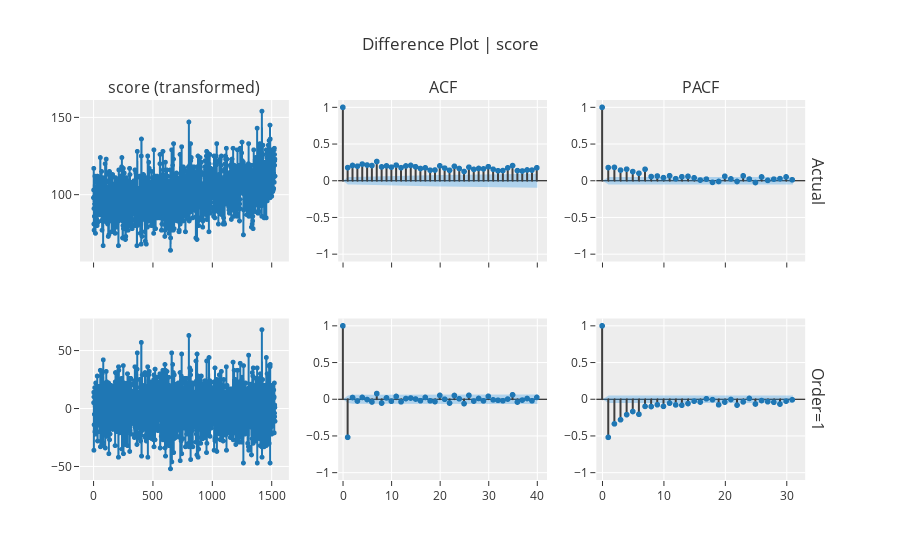

Notebook cell for this chart:
### Code cell
exp.plot_model(plot="diff", data_kwargs={"order_list": [1], "acf": True, "pacf": True})

### Figure 1 — Plotly figure (JSON) as saved in the notebook; plotly's stock layout.template omitted (floating-point values rounded to 4 significant figures; data arrays with more than 128 entries replaced by an {"elided": "..."} marker saying what was removed)
{"data": [{"line": {"color": "rgb(31, 119, 180)", "width": 2}, "marker": {"color": "rgb(31, 119, 180)", "size": 5}, "mode": "lines+markers", "name": "Actual", "showlegend": false, "type": "scattergl", "x": {"elided": "1531 int values"}, "xaxis": "x", "y": {"elided": "1531 int values"}, "yaxis": "y"}, {"line": {"color": "#3f3f3f"}, "mode": "lines", "name": "Actual", "showlegend": false, "type": "scattergl", "x": [0, 0], "xaxis": "x2", "y": [0, 1], "yaxis": "y2"}, {"line": {"color": "#3f3f3f"}, "mode": "lines", "name": "Actual", "showlegend": false, "type": "scattergl", "x": [1, 1], "xaxis": "x2", "y": [0, 0.179], "yaxis": "y2"}, {"line": {"color": "#3f3f3f"}, "mode": "lines", "name": "Actual", "showlegend": false, "type": "scattergl", "x": [2, 2], "xaxis": "x2", "y": [0, 0.208], "yaxis": "y2"}, {"line": {"color": "#3f3f3f"}, "mode": "lines", "name": "Actual", "showlegend": false, "type": "scattergl", "x": [3, 3], "xaxis": "x2", "y": [0, 0.1981], "yaxis": "y2"}, {"line": {"color": "#3f3f3f"}, "mode": "lines", "name": "Actual", "showlegend": false, "type": "scattergl", "x": [4, 4], "xaxis": "x2", "y": [0, 0.2271], "yaxis": "y2"}, {"line": {"color": "#3f3f3f"}, "mode": "lines", "name": "Actual", "showlegend": false, "type": "scattergl", "x": [5, 5], "xaxis": "x2", "y": [0, 0.2142], "yaxis": "y2"}, {"line": {"color": "#3f3f3f"}, "mode": "lines", "name": "Actual", "showlegend": false, "type": "scattergl", "x": [6, 6], "xaxis": "x2", "y": [0, 0.207], "yaxis": "y2"}, {"line": {"color": "#3f3f3f"}, "mode": "lines", "name": "Actual", "showlegend": false, "type": "scattergl", "x": [7, 7], "xaxis": "x2", "y": [0, 0.2621], "yaxis": "y2"}, {"line": {"color": "#3f3f3f"}, "mode": "lines", "name": "Actual", "showlegend": false, "type": "scattergl", "x": [8, 8], "xaxis": "x2", "y": [0, 0.1888], "yaxis": "y2"}, {"line": {"color": "#3f3f3f"}, "mode": "lines", "name": "Actual", "showlegend": false, "type": "scattergl", "x": [9, 9], "xaxis": "x2", "y": [0, 0.2021], "yaxis": "y2"}, {"line": {"color": "#3f3f3f"}, "mode": "lines", "name": "Actual", "showlegend": false, "type": "scattergl", "x": [10, 10], "xaxis": "x2", "y": [0, 0.185], "yaxis": "y2"}, {"line": {"color": "#3f3f3f"}, "mode": "lines", "name": "Actual", "showlegend": false, "type": "scattergl", "x": [11, 11], "xaxis": "x2", "y": [0, 0.2126], "yaxis": "y2"}, {"line": {"color": "#3f3f3f"}, "mode": "lines", "name": "Actual", "showlegend": false, "type": "scattergl", "x": [12, 12], "xaxis": "x2", "y": [0, 0.1781], "yaxis": "y2"}, {"line": {"color": "#3f3f3f"}, "mode": "lines", "name": "Actual", "showlegend": false, "type": "scattergl", "x": [13, 13], "xaxis": "x2", "y": [0, 0.2014], "yaxis": "y2"}, {"line": {"color": "#3f3f3f"}, "mode": "lines", "name": "Actual", "showlegend": false, "type": "scattergl", "x": [14, 14], "xaxis": "x2", "y": [0, 0.209], "yaxis": "y2"}, {"line": {"color": "#3f3f3f"}, "mode": "lines", "name": "Actual", "showlegend": false, "type": "scattergl", "x": [15, 15], "xaxis": "x2", "y": [0, 0.1902], "yaxis": "y2"}, {"line": {"color": "#3f3f3f"}, "mode": "lines", "name": "Actual", "showlegend": false, "type": "scattergl", "x": [16, 16], "xaxis": "x2", "y": [0, 0.1668], "yaxis": "y2"}, {"line": {"color": "#3f3f3f"}, "mode": "lines", "name": "Actual", "showlegend": false, "type": "scattergl", "x": [17, 17], "xaxis": "x2", "y": [0, 0.1758], "yaxis": "y2"}, {"line": {"color": "#3f3f3f"}, "mode": "lines", "name": "Actual", "showlegend": false, "type": "scattergl", "x": [18, 18], "xaxis": "x2", "y": [0, 0.1434], "yaxis": "y2"}, {"line": {"color": "#3f3f3f"}, "mode": "lines", "name": "Actual", "showlegend": false, "type": "scattergl", "x": [19, 19], "xaxis": "x2", "y": [0, 0.146], "yaxis": "y2"}, {"line": {"color": "#3f3f3f"}, "mode": "lines", "name": "Actual", "showlegend": false, "type": "scattergl", "x": [20, 20], "xaxis": "x2", "y": [0, 0.2026], "yaxis": "y2"}, {"line": {"color": "#3f3f3f"}, "mode": "lines", "name": "Actual", "showlegend": false, "type": "scattergl", "x": [21, 21], "xaxis": "x2", "y": [0, 0.1721], "yaxis": "y2"}, {"line": {"color": "#3f3f3f"}, "mode": "lines", "name": "Actual", "showlegend": false, "type": "scattergl", "x": [22, 22], "xaxis": "x2", "y": [0, 0.1419], "yaxis": "y2"}, {"line": {"color": "#3f3f3f"}, "mode": "lines", "name": "Actual", "showlegend": false, "type": "scattergl", "x": [23, 23], "xaxis": "x2", "y": [0, 0.1966], "yaxis": "y2"}, {"line": {"color": "#3f3f3f"}, "mode": "lines", "name": "Actual", "showlegend": false, "type": "scattergl", "x": [24, 24], "xaxis": "x2", "y": [0, 0.1667], "yaxis": "y2"}, {"line": {"color": "#3f3f3f"}, "mode": "lines", "name": "Actual", "showlegend": false, "type": "scattergl", "x": [25, 25], "xaxis": "x2", "y": [0, 0.126], "yaxis": "y2"}, {"line": {"color": "#3f3f3f"}, "mode": "lines", "name": "Actual", "showlegend": false, "type": "scattergl", "x": [26, 26], "xaxis": "x2", "y": [0, 0.1843], "yaxis": "y2"}, {"line": {"color": "#3f3f3f"}, "mode": "lines", "name": "Actual", "showlegend": false, "type": "scattergl", "x": [27, 27], "xaxis": "x2", "y": [0, 0.1549], "yaxis": "y2"}, {"line": {"color": "#3f3f3f"}, "mode": "lines", "name": "Actual", "showlegend": false, "type": "scattergl", "x": [28, 28], "xaxis": "x2", "y": [0, 0.1672], "yaxis": "y2"}, {"line": {"color": "#3f3f3f"}, "mode": "lines", "name": "Actual", "showlegend": false, "type": "scattergl", "x": [29, 29], "xaxis": "x2", "y": [0, 0.1612], "yaxis": "y2"}, {"line": {"color": "#3f3f3f"}, "mode": "lines", "name": "Actual", "showlegend": false, "type": "scattergl", "x": [30, 30], "xaxis": "x2", "y": [0, 0.1913], "yaxis": "y2"}, {"line": {"color": "#3f3f3f"}, "mode": "lines", "name": "Actual", "showlegend": false, "type": "scattergl", "x": [31, 31], "xaxis": "x2", "y": [0, 0.1565], "yaxis": "y2"}, {"line": {"color": "#3f3f3f"}, "mode": "lines", "name": "Actual", "showlegend": false, "type": "scattergl", "x": [32, 32], "xaxis": "x2", "y": [0, 0.1358], "yaxis": "y2"}, {"line": {"color": "#3f3f3f"}, "mode": "lines", "name": "Actual", "showlegend": false, "type": "scattergl", "x": [33, 33], "xaxis": "x2", "y": [0, 0.1387], "yaxis": "y2"}, {"line": {"color": "#3f3f3f"}, "mode": "lines", "name": "Actual", "showlegend": false, "type": "scattergl", "x": [34, 34], "xaxis": "x2", "y": [0, 0.1753], "yaxis": "y2"}, {"line": {"color": "#3f3f3f"}, "mode": "lines", "name": "Actual", "showlegend": false, "type": "scattergl", "x": [35, 35], "xaxis": "x2", "y": [0, 0.2064], "yaxis": "y2"}, {"line": {"color": "#3f3f3f"}, "mode": "lines", "name": "Actual", "showlegend": false, "type": "scattergl", "x": [36, 36], "xaxis": "x2", "y": [0, 0.1379], "yaxis": "y2"}, {"line": {"color": "#3f3f3f"}, "mode": "lines", "name": "Actual", "showlegend": false, "type": "scattergl", "x": [37, 37], "xaxis": "x2", "y": [0, 0.1329], "yaxis": "y2"}, {"line": {"color": "#3f3f3f"}, "mode": "lines", "name": "Actual", "showlegend": false, "type": "scattergl", "x": [38, 38], "xaxis": "x2", "y": [0, 0.147], "yaxis": "y2"}, {"line": {"color": "#3f3f3f"}, "mode": "lines", "name": "Actual", "showlegend": false, "type": "scattergl", "x": [39, 39], "xaxis": "x2", "y": [0, 0.1452], "yaxis": "y2"}, {"line": {"color": "#3f3f3f"}, "mode": "lines", "name": "Actual", "showlegend": false, "type": "scattergl", "x": [40, 40], "xaxis": "x2", "y": [0, 0.1767], "yaxis": "y2"}, {"marker": {"color": "#1f77b4", "size": 6}, "mode": "markers", "name": "Actual", "showlegend": false, "type": "scattergl", "x": [0, 1, 2, 3, 4, 5, 6, 7, 8, 9, 10, 11, 12, 13, 14, 15, 16, 17, 18, 19, 20, 21, 22, 23, 24, 25, 26, 27, 28, 29, 30, 31, 32, 33, 34, 35, 36, 37, 38, 39, 40], "xaxis": "x2", "y": [1, 0.179, 0.208, 0.1981, 0.2271, 0.2142, 0.207, 0.2621, 0.1888, 0.2021, 0.185, 0.2126, 0.1781, 0.2014, 0.209, 0.1902, 0.1668, 0.1758, 0.1434, 0.146, 0.2026, 0.1721, 0.1419, 0.1966, 0.1667, 0.126, 0.1843, 0.1549, 0.1672, 0.1612, 0.1913, 0.1565, 0.1358, 0.1387, 0.1753, 0.2064, 0.1379, 0.1329, 0.147, 0.1452, 0.1767], "yaxis": "y2"}, {"line": {"color": "rgba(255,255,255,0)"}, "mode": "lines", "name": "UC", "showlegend": false, "type": "scatter", "x": [0, 1, 2, 3, 4, 5, 6, 7, 8, 9, 10, 11, 12, 13, 14, 15, 16, 17, 18, 19, 20, 21, 22, 23, 24, 25, 26, 27, 28, 29, 30, 31, 32, 33, 34, 35, 36, 37, 38, 39, 40], "xaxis": "x2", "y": [0, 0.05009, 0.05167, 0.05373, 0.05553, 0.05782, 0.05977, 0.06155, 0.06429, 0.06566, 0.06721, 0.06847, 0.07011, 0.07123, 0.07265, 0.07414, 0.07536, 0.07628, 0.07729, 0.07795, 0.07863, 0.07993, 0.08086, 0.08148, 0.08266, 0.0835, 0.08398, 0.08499, 0.08569, 0.08651, 0.08726, 0.0883, 0.08899, 0.08951, 0.09005, 0.0909, 0.09207, 0.09259, 0.09307, 0.09365, 0.09421], "yaxis": "y2"}, {"fill": "tonexty", "fillcolor": "rgba(32, 146, 230,0.3)", "line": {"color": "rgba(255,255,255,0)"}, "mode": "lines", "name": "LC", "showlegend": false, "type": "scatter", "x": [0, 1, 2, 3, 4, 5, 6, 7, 8, 9, 10, 11, 12, 13, 14, 15, 16, 17, 18, 19, 20, 21, 22, 23, 24, 25, 26, 27, 28, 29, 30, 31, 32, 33, 34, 35, 36, 37, 38, 39, 40], "xaxis": "x2", "y": [0, -0.05009, -0.05167, -0.05373, -0.05553, -0.05782, -0.05977, -0.06155, -0.06429, -0.06566, -0.06721, -0.06847, -0.07011, -0.07123, -0.07265, -0.07414, -0.07536, -0.07628, -0.07729, -0.07795, -0.07863, -0.07993, -0.08086, -0.08148, -0.08266, -0.0835, -0.08398, -0.08499, -0.08569, -0.08651, -0.08726, -0.0883, -0.08899, -0.08951, -0.09005, -0.0909, -0.09207, -0.09259, -0.09307, -0.09365, -0.09421], "yaxis": "y2"}, {"line": {"color": "#3f3f3f"}, "mode": "lines", "name": "Actual", "showlegend": false, "type": "scattergl", "x": [0, 0], "xaxis": "x3", "y": [0, 1], "yaxis": "y3"}, {"line": {"color": "#3f3f3f"}, "mode": "lines", "name": "Actual", "showlegend": false, "type": "scattergl", "x": [1, 1], "xaxis": "x3", "y": [0, 0.1791], "yaxis": "y3"}, {"line": {"color": "#3f3f3f"}, "mode": "lines", "name": "Actual", "showlegend": false, "type": "scattergl", "x": [2, 2], "xaxis": "x3", "y": [0, 0.182], "yaxis": "y3"}, {"line": {"color": "#3f3f3f"}, "mode": "lines", "name": "Actual", "showlegend": false, "type": "scattergl", "x": [3, 3], "xaxis": "x3", "y": [0, 0.1447], "yaxis": "y3"}, {"line": {"color": "#3f3f3f"}, "mode": "lines", "name": "Actual", "showlegend": false, "type": "scattergl", "x": [4, 4], "xaxis": "x3", "y": [0, 0.1576], "yaxis": "y3"}, {"line": {"color": "#3f3f3f"}, "mode": "lines", "name": "Actual", "showlegend": false, "type": "scattergl", "x": [5, 5], "xaxis": "x3", "y": [0, 0.1247], "yaxis": "y3"}, {"line": {"color": "#3f3f3f"}, "mode": "lines", "name": "Actual", "showlegend": false, "type": "scattergl", "x": [6, 6], "xaxis": "x3", "y": [0, 0.1019], "yaxis": "y3"}, {"line": {"color": "#3f3f3f"}, "mode": "lines", "name": "Actual", "showlegend": false, "type": "scattergl", "x": [7, 7], "xaxis": "x3", "y": [0, 0.1562], "yaxis": "y3"}, {"line": {"color": "#3f3f3f"}, "mode": "lines", "name": "Actual", "showlegend": false, "type": "scattergl", "x": [8, 8], "xaxis": "x3", "y": [0, 0.057], "yaxis": "y3"}, {"line": {"color": "#3f3f3f"}, "mode": "lines", "name": "Actual", "showlegend": false, "type": "scattergl", "x": [9, 9], "xaxis": "x3", "y": [0, 0.06408], "yaxis": "y3"}, {"line": {"color": "#3f3f3f"}, "mode": "lines", "name": "Actual", "showlegend": false, "type": "scattergl", "x": [10, 10], "xaxis": "x3", "y": [0, 0.04267], "yaxis": "y3"}, {"line": {"color": "#3f3f3f"}, "mode": "lines", "name": "Actual", "showlegend": false, "type": "scattergl", "x": [11, 11], "xaxis": "x3", "y": [0, 0.06824], "yaxis": "y3"}, {"line": {"color": "#3f3f3f"}, "mode": "lines", "name": "Actual", "showlegend": false, "type": "scattergl", "x": [12, 12], "xaxis": "x3", "y": [0, 0.02803], "yaxis": "y3"}, {"line": {"color": "#3f3f3f"}, "mode": "lines", "name": "Actual", "showlegend": false, "type": "scattergl", "x": [13, 13], "xaxis": "x3", "y": [0, 0.05434], "yaxis": "y3"}, {"line": {"color": "#3f3f3f"}, "mode": "lines", "name": "Actual", "showlegend": false, "type": "scattergl", "x": [14, 14], "xaxis": "x3", "y": [0, 0.05983], "yaxis": "y3"}, {"line": {"color": "#3f3f3f"}, "mode": "lines", "name": "Actual", "showlegend": false, "type": "scattergl", "x": [15, 15], "xaxis": "x3", "y": [0, 0.03985], "yaxis": "y3"}, {"line": {"color": "#3f3f3f"}, "mode": "lines", "name": "Actual", "showlegend": false, "type": "scattergl", "x": [16, 16], "xaxis": "x3", "y": [0, 0.008781], "yaxis": "y3"}, {"line": {"color": "#3f3f3f"}, "mode": "lines", "name": "Actual", "showlegend": false, "type": "scattergl", "x": [17, 17], "xaxis": "x3", "y": [0, 0.02218], "yaxis": "y3"}, {"line": {"color": "#3f3f3f"}, "mode": "lines", "name": "Actual", "showlegend": false, "type": "scattergl", "x": [18, 18], "xaxis": "x3", "y": [0, -0.02211], "yaxis": "y3"}, {"line": {"color": "#3f3f3f"}, "mode": "lines", "name": "Actual", "showlegend": false, "type": "scattergl", "x": [19, 19], "xaxis": "x3", "y": [0, -0.009772], "yaxis": "y3"}, {"line": {"color": "#3f3f3f"}, "mode": "lines", "name": "Actual", "showlegend": false, "type": "scattergl", "x": [20, 20], "xaxis": "x3", "y": [0, 0.06085], "yaxis": "y3"}, {"line": {"color": "#3f3f3f"}, "mode": "lines", "name": "Actual", "showlegend": false, "type": "scattergl", "x": [21, 21], "xaxis": "x3", "y": [0, 0.025], "yaxis": "y3"}, {"line": {"color": "#3f3f3f"}, "mode": "lines", "name": "Actual", "showlegend": false, "type": "scattergl", "x": [22, 22], "xaxis": "x3", "y": [0, -0.009979], "yaxis": "y3"}, {"line": {"color": "#3f3f3f"}, "mode": "lines", "name": "Actual", "showlegend": false, "type": "scattergl", "x": [23, 23], "xaxis": "x3", "y": [0, 0.06677], "yaxis": "y3"}, {"line": {"color": "#3f3f3f"}, "mode": "lines", "name": "Actual", "showlegend": false, "type": "scattergl", "x": [24, 24], "xaxis": "x3", "y": [0, 0.02306], "yaxis": "y3"}, {"line": {"color": "#3f3f3f"}, "mode": "lines", "name": "Actual", "showlegend": false, "type": "scattergl", "x": [25, 25], "xaxis": "x3", "y": [0, -0.02441], "yaxis": "y3"}, {"line": {"color": "#3f3f3f"}, "mode": "lines", "name": "Actual", "showlegend": false, "type": "scattergl", "x": [26, 26], "xaxis": "x3", "y": [0, 0.05186], "yaxis": "y3"}, {"line": {"color": "#3f3f3f"}, "mode": "lines", "name": "Actual", "showlegend": false, "type": "scattergl", "x": [27, 27], "xaxis": "x3", "y": [0, 0.004941], "yaxis": "y3"}, {"line": {"color": "#3f3f3f"}, "mode": "lines", "name": "Actual", "showlegend": false, "type": "scattergl", "x": [28, 28], "xaxis": "x3", "y": [0, 0.02209], "yaxis": "y3"}, {"line": {"color": "#3f3f3f"}, "mode": "lines", "name": "Actual", "showlegend": false, "type": "scattergl", "x": [29, 29], "xaxis": "x3", "y": [0, 0.02889], "yaxis": "y3"}, {"line": {"color": "#3f3f3f"}, "mode": "lines", "name": "Actual", "showlegend": false, "type": "scattergl", "x": [30, 30], "xaxis": "x3", "y": [0, 0.05249], "yaxis": "y3"}, {"line": {"color": "#3f3f3f"}, "mode": "lines", "name": "Actual", "showlegend": false, "type": "scattergl", "x": [31, 31], "xaxis": "x3", "y": [0, 0.01292], "yaxis": "y3"}, {"marker": {"color": "#1f77b4", "size": 6}, "mode": "markers", "name": "Actual", "showlegend": false, "type": "scattergl", "x": [0, 1, 2, 3, 4, 5, 6, 7, 8, 9, 10, 11, 12, 13, 14, 15, 16, 17, 18, 19, 20, 21, 22, 23, 24, 25, 26, 27, 28, 29, 30, 31], "xaxis": "x3", "y": [1, 0.1791, 0.182, 0.1447, 0.1576, 0.1247, 0.1019, 0.1562, 0.057, 0.06408, 0.04267, 0.06824, 0.02803, 0.05434, 0.05983, 0.03985, 0.008781, 0.02218, -0.02211, -0.009772, 0.06085, 0.025, -0.009979, 0.06677, 0.02306, -0.02441, 0.05186, 0.004941, 0.02209, 0.02889, 0.05249, 0.01292], "yaxis": "y3"}, {"line": {"color": "rgba(255,255,255,0)"}, "mode": "lines", "name": "UC", "showlegend": false, "type": "scatter", "x": [0, 1, 2, 3, 4, 5, 6, 7, 8, 9, 10, 11, 12, 13, 14, 15, 16, 17, 18, 19, 20, 21, 22, 23, 24, 25, 26, 27, 28, 29, 30, 31], "xaxis": "x3", "y": [0, 0.05009, 0.05009, 0.05009, 0.05009, 0.05009, 0.05009, 0.05009, 0.05009, 0.05009, 0.05009, 0.05009, 0.05009, 0.05009, 0.05009, 0.05009, 0.05009, 0.05009, 0.05009, 0.05009, 0.05009, 0.05009, 0.05009, 0.05009, 0.05009, 0.05009, 0.05009, 0.05009, 0.05009, 0.05009, 0.05009, 0.05009], "yaxis": "y3"}, {"fill": "tonexty", "fillcolor": "rgba(32, 146, 230,0.3)", "line": {"color": "rgba(255,255,255,0)"}, "mode": "lines", "name": "LC", "showlegend": false, "type": "scatter", "x": [0, 1, 2, 3, 4, 5, 6, 7, 8, 9, 10, 11, 12, 13, 14, 15, 16, 17, 18, 19, 20, 21, 22, 23, 24, 25, 26, 27, 28, 29, 30, 31], "xaxis": "x3", "y": [0, -0.05009, -0.05009, -0.05009, -0.05009, -0.05009, -0.05009, -0.05009, -0.05009, -0.05009, -0.05009, -0.05009, -0.05009, -0.05009, -0.05009, -0.05009, -0.05009, -0.05009, -0.05009, -0.05009, -0.05009, -0.05009, -0.05009, -0.05009, -0.05009, -0.05009, -0.05009, -0.05009, -0.05009, -0.05009, -0.05009, -0.05009], "yaxis": "y3"}, {"line": {"color": "rgb(31, 119, 180)", "width": 2}, "marker": {"color": "rgb(31, 119, 180)", "size": 5}, "mode": "lines+markers", "name": "Order=1", "showlegend": false, "type": "scattergl", "x": {"elided": "1530 int values"}, "xaxis": "x4", "y": {"elided": "1530 int values"}, "yaxis": "y4"}, {"line": {"color": "#3f3f3f"}, "mode": "lines", "name": "Order=1", "showlegend": false, "type": "scattergl", "x": [0, 0], "xaxis": "x5", "y": [0, 1], "yaxis": "y5"}, {"line": {"color": "#3f3f3f"}, "mode": "lines", "name": "Order=1", "showlegend": false, "type": "scattergl", "x": [1, 1], "xaxis": "x5", "y": [0, -0.5181], "yaxis": "y5"}, {"line": {"color": "#3f3f3f"}, "mode": "lines", "name": "Order=1", "showlegend": false, "type": "scattergl", "x": [2, 2], "xaxis": "x5", "y": [0, 0.02382], "yaxis": "y5"}, {"line": {"color": "#3f3f3f"}, "mode": "lines", "name": "Order=1", "showlegend": false, "type": "scattergl", "x": [3, 3], "xaxis": "x5", "y": [0, -0.02378], "yaxis": "y5"}, {"line": {"color": "#3f3f3f"}, "mode": "lines", "name": "Order=1", "showlegend": false, "type": "scattergl", "x": [4, 4], "xaxis": "x5", "y": [0, 0.0253], "yaxis": "y5"}, {"line": {"color": "#3f3f3f"}, "mode": "lines", "name": "Order=1", "showlegend": false, "type": "scattergl", "x": [5, 5], "xaxis": "x5", "y": [0, -0.003654], "yaxis": "y5"}, {"line": {"color": "#3f3f3f"}, "mode": "lines", "name": "Order=1", "showlegend": false, "type": "scattergl", "x": [6, 6], "xaxis": "x5", "y": [0, -0.03722], "yaxis": "y5"}, {"line": {"color": "#3f3f3f"}, "mode": "lines", "name": "Order=1", "showlegend": false, "type": "scattergl", "x": [7, 7], "xaxis": "x5", "y": [0, 0.0776], "yaxis": "y5"}, {"line": {"color": "#3f3f3f"}, "mode": "lines", "name": "Order=1", "showlegend": false, "type": "scattergl", "x": [8, 8], "xaxis": "x5", "y": [0, -0.05242], "yaxis": "y5"}, {"line": {"color": "#3f3f3f"}, "mode": "lines", "name": "Order=1", "showlegend": false, "type": "scattergl", "x": [9, 9], "xaxis": "x5", "y": [0, 0.01822], "yaxis": "y5"}, {"line": {"color": "#3f3f3f"}, "mode": "lines", "name": "Order=1", "showlegend": false, "type": "scattergl", "x": [10, 10], "xaxis": "x5", "y": [0, -0.0269], "yaxis": "y5"}, {"line": {"color": "#3f3f3f"}, "mode": "lines", "name": "Order=1", "showlegend": false, "type": "scattergl", "x": [11, 11], "xaxis": "x5", "y": [0, 0.03818], "yaxis": "y5"}, {"line": {"color": "#3f3f3f"}, "mode": "lines", "name": "Order=1", "showlegend": false, "type": "scattergl", "x": [12, 12], "xaxis": "x5", "y": [0, -0.03533], "yaxis": "y5"}, {"line": {"color": "#3f3f3f"}, "mode": "lines", "name": "Order=1", "showlegend": false, "type": "scattergl", "x": [13, 13], "xaxis": "x5", "y": [0, 0.009313], "yaxis": "y5"}, {"line": {"color": "#3f3f3f"}, "mode": "lines", "name": "Order=1", "showlegend": false, "type": "scattergl", "x": [14, 14], "xaxis": "x5", "y": [0, 0.01653], "yaxis": "y5"}, {"line": {"color": "#3f3f3f"}, "mode": "lines", "name": "Order=1", "showlegend": false, "type": "scattergl", "x": [15, 15], "xaxis": "x5", "y": [0, 0.002777], "yaxis": "y5"}, {"line": {"color": "#3f3f3f"}, "mode": "lines", "name": "Order=1", "showlegend": false, "type": "scattergl", "x": [16, 16], "xaxis": "x5", "y": [0, -0.02017], "yaxis": "y5"}, {"line": {"color": "#3f3f3f"}, "mode": "lines", "name": "Order=1", "showlegend": false, "type": "scattergl", "x": [17, 17], "xaxis": "x5", "y": [0, 0.02526], "yaxis": "y5"}, {"line": {"color": "#3f3f3f"}, "mode": "lines", "name": "Order=1", "showlegend": false, "type": "scattergl", "x": [18, 18], "xaxis": "x5", "y": [0, -0.02134], "yaxis": "y5"}, {"line": {"color": "#3f3f3f"}, "mode": "lines", "name": "Order=1", "showlegend": false, "type": "scattergl", "x": [19, 19], "xaxis": "x5", "y": [0, -0.03248], "yaxis": "y5"}, {"line": {"color": "#3f3f3f"}, "mode": "lines", "name": "Order=1", "showlegend": false, "type": "scattergl", "x": [20, 20], "xaxis": "x5", "y": [0, 0.05263], "yaxis": "y5"}, {"line": {"color": "#3f3f3f"}, "mode": "lines", "name": "Order=1", "showlegend": false, "type": "scattergl", "x": [21, 21], "xaxis": "x5", "y": [0, 0.0002436], "yaxis": "y5"}, {"line": {"color": "#3f3f3f"}, "mode": "lines", "name": "Order=1", "showlegend": false, "type": "scattergl", "x": [22, 22], "xaxis": "x5", "y": [0, -0.05183], "yaxis": "y5"}, {"line": {"color": "#3f3f3f"}, "mode": "lines", "name": "Order=1", "showlegend": false, "type": "scattergl", "x": [23, 23], "xaxis": "x5", "y": [0, 0.05128], "yaxis": "y5"}, {"line": {"color": "#3f3f3f"}, "mode": "lines", "name": "Order=1", "showlegend": false, "type": "scattergl", "x": [24, 24], "xaxis": "x5", "y": [0, 0.006275], "yaxis": "y5"}, {"line": {"color": "#3f3f3f"}, "mode": "lines", "name": "Order=1", "showlegend": false, "type": "scattergl", "x": [25, 25], "xaxis": "x5", "y": [0, -0.05974], "yaxis": "y5"}, {"line": {"color": "#3f3f3f"}, "mode": "lines", "name": "Order=1", "showlegend": false, "type": "scattergl", "x": [26, 26], "xaxis": "x5", "y": [0, 0.05335], "yaxis": "y5"}, {"line": {"color": "#3f3f3f"}, "mode": "lines", "name": "Order=1", "showlegend": false, "type": "scattergl", "x": [27, 27], "xaxis": "x5", "y": [0, -0.02504], "yaxis": "y5"}, {"line": {"color": "#3f3f3f"}, "mode": "lines", "name": "Order=1", "showlegend": false, "type": "scattergl", "x": [28, 28], "xaxis": "x5", "y": [0, 0.01051], "yaxis": "y5"}, {"line": {"color": "#3f3f3f"}, "mode": "lines", "name": "Order=1", "showlegend": false, "type": "scattergl", "x": [29, 29], "xaxis": "x5", "y": [0, -0.02206], "yaxis": "y5"}, {"line": {"color": "#3f3f3f"}, "mode": "lines", "name": "Order=1", "showlegend": false, "type": "scattergl", "x": [30, 30], "xaxis": "x5", "y": [0, 0.03978], "yaxis": "y5"}, {"line": {"color": "#3f3f3f"}, "mode": "lines", "name": "Order=1", "showlegend": false, "type": "scattergl", "x": [31, 31], "xaxis": "x5", "y": [0, -0.00867], "yaxis": "y5"}, {"line": {"color": "#3f3f3f"}, "mode": "lines", "name": "Order=1", "showlegend": false, "type": "scattergl", "x": [32, 32], "xaxis": "x5", "y": [0, -0.01386], "yaxis": "y5"}, {"line": {"color": "#3f3f3f"}, "mode": "lines", "name": "Order=1", "showlegend": false, "type": "scattergl", "x": [33, 33], "xaxis": "x5", "y": [0, -0.02062], "yaxis": "y5"}, {"line": {"color": "#3f3f3f"}, "mode": "lines", "name": "Order=1", "showlegend": false, "type": "scattergl", "x": [34, 34], "xaxis": "x5", "y": [0, 0.002698], "yaxis": "y5"}, {"line": {"color": "#3f3f3f"}, "mode": "lines", "name": "Order=1", "showlegend": false, "type": "scattergl", "x": [35, 35], "xaxis": "x5", "y": [0, 0.0604], "yaxis": "y5"}, {"line": {"color": "#3f3f3f"}, "mode": "lines", "name": "Order=1", "showlegend": false, "type": "scattergl", "x": [36, 36], "xaxis": "x5", "y": [0, -0.03848], "yaxis": "y5"}, {"line": {"color": "#3f3f3f"}, "mode": "lines", "name": "Order=1", "showlegend": false, "type": "scattergl", "x": [37, 37], "xaxis": "x5", "y": [0, -0.01133], "yaxis": "y5"}, {"line": {"color": "#3f3f3f"}, "mode": "lines", "name": "Order=1", "showlegend": false, "type": "scattergl", "x": [38, 38], "xaxis": "x5", "y": [0, 0.01013], "yaxis": "y5"}, {"line": {"color": "#3f3f3f"}, "mode": "lines", "name": "Order=1", "showlegend": false, "type": "scattergl", "x": [39, 39], "xaxis": "x5", "y": [0, -0.02076], "yaxis": "y5"}, {"line": {"color": "#3f3f3f"}, "mode": "lines", "name": "Order=1", "showlegend": false, "type": "scattergl", "x": [40, 40], "xaxis": "x5", "y": [0, 0.02504], "yaxis": "y5"}, {"marker": {"color": "#1f77b4", "size": 6}, "mode": "markers", "name": "Order=1", "showlegend": false, "type": "scattergl", "x": [0, 1, 2, 3, 4, 5, 6, 7, 8, 9, 10, 11, 12, 13, 14, 15, 16, 17, 18, 19, 20, 21, 22, 23, 24, 25, 26, 27, 28, 29, 30, 31, 32, 33, 34, 35, 36, 37, 38, 39, 40], "xaxis": "x5", "y": [1, -0.5181, 0.02382, -0.02378, 0.0253, -0.003654, -0.03722, 0.0776, -0.05242, 0.01822, -0.0269, 0.03818, -0.03533, 0.009313, 0.01653, 0.002777, -0.02017, 0.02526, -0.02134, -0.03248, 0.05263, 0.0002436, -0.05183, 0.05128, 0.006275, -0.05974, 0.05335, -0.02504, 0.01051, -0.02206, 0.03978, -0.00867, -0.01386, -0.02062, 0.002698, 0.0604, -0.03848, -0.01133, 0.01013, -0.02076, 0.02504], "yaxis": "y5"}, {"line": {"color": "rgba(255,255,255,0)"}, "mode": "lines", "name": "UC", "showlegend": false, "type": "scatter", "x": [0, 1, 2, 3, 4, 5, 6, 7, 8, 9, 10, 11, 12, 13, 14, 15, 16, 17, 18, 19, 20, 21, 22, 23, 24, 25, 26, 27, 28, 29, 30, 31, 32, 33, 34, 35, 36, 37, 38, 39, 40], "xaxis": "x5", "y": [0, 0.05011, 0.06212, 0.06214, 0.06217, 0.06219, 0.06219, 0.06225, 0.06249, 0.0626, 0.06261, 0.06264, 0.0627, 0.06275, 0.06275, 0.06277, 0.06277, 0.06278, 0.06281, 0.06283, 0.06287, 0.06298, 0.06298, 0.06309, 0.06319, 0.06319, 0.06333, 0.06345, 0.06347, 0.06348, 0.06349, 0.06356, 0.06356, 0.06357, 0.06358, 0.06358, 0.06373, 0.06379, 0.06379, 0.0638, 0.06381], "yaxis": "y5"}, {"fill": "tonexty", "fillcolor": "rgba(32, 146, 230,0.3)", "line": {"color": "rgba(255,255,255,0)"}, "mode": "lines", "name": "LC", "showlegend": false, "type": "scatter", "x": [0, 1, 2, 3, 4, 5, 6, 7, 8, 9, 10, 11, 12, 13, 14, 15, 16, 17, 18, 19, 20, 21, 22, 23, 24, 25, 26, 27, 28, 29, 30, 31, 32, 33, 34, 35, 36, 37, 38, 39, 40], "xaxis": "x5", "y": [0, -0.05011, -0.06212, -0.06214, -0.06217, -0.06219, -0.06219, -0.06225, -0.06249, -0.0626, -0.06261, -0.06264, -0.0627, -0.06275, -0.06275, -0.06277, -0.06277, -0.06278, -0.06281, -0.06283, -0.06287, -0.06298, -0.06298, -0.06309, -0.06319, -0.06319, -0.06333, -0.06345, -0.06347, -0.06348, -0.06349, -0.06356, -0.06356, -0.06357, -0.06358, -0.06358, -0.06373, -0.06379, -0.06379, -0.0638, -0.06381], "yaxis": "y5"}, {"line": {"color": "#3f3f3f"}, "mode": "lines", "name": "Order=1", "showlegend": false, "type": "scattergl", "x": [0, 0], "xaxis": "x6", "y": [0, 1], "yaxis": "y6"}, {"line": {"color": "#3f3f3f"}, "mode": "lines", "name": "Order=1", "showlegend": false, "type": "scattergl", "x": [1, 1], "xaxis": "x6", "y": [0, -0.5185], "yaxis": "y6"}, {"line": {"color": "#3f3f3f"}, "mode": "lines", "name": "Order=1", "showlegend": false, "type": "scattergl", "x": [2, 2], "xaxis": "x6", "y": [0, -0.335], "yaxis": "y6"}, {"line": {"color": "#3f3f3f"}, "mode": "lines", "name": "Order=1", "showlegend": false, "type": "scattergl", "x": [3, 3], "xaxis": "x6", "y": [0, -0.2789], "yaxis": "y6"}, {"line": {"color": "#3f3f3f"}, "mode": "lines", "name": "Order=1", "showlegend": false, "type": "scattergl", "x": [4, 4], "xaxis": "x6", "y": [0, -0.2094], "yaxis": "y6"}, {"line": {"color": "#3f3f3f"}, "mode": "lines", "name": "Order=1", "showlegend": false, "type": "scattergl", "x": [5, 5], "xaxis": "x6", "y": [0, -0.1668], "yaxis": "y6"}, {"line": {"color": "#3f3f3f"}, "mode": "lines", "name": "Order=1", "showlegend": false, "type": "scattergl", "x": [6, 6], "xaxis": "x6", "y": [0, -0.2044], "yaxis": "y6"}, {"line": {"color": "#3f3f3f"}, "mode": "lines", "name": "Order=1", "showlegend": false, "type": "scattergl", "x": [7, 7], "xaxis": "x6", "y": [0, -0.09705], "yaxis": "y6"}, {"line": {"color": "#3f3f3f"}, "mode": "lines", "name": "Order=1", "showlegend": false, "type": "scattergl", "x": [8, 8], "xaxis": "x6", "y": [0, -0.09905], "yaxis": "y6"}, {"line": {"color": "#3f3f3f"}, "mode": "lines", "name": "Order=1", "showlegend": false, "type": "scattergl", "x": [9, 9], "xaxis": "x6", "y": [0, -0.07442], "yaxis": "y6"}, {"line": {"color": "#3f3f3f"}, "mode": "lines", "name": "Order=1", "showlegend": false, "type": "scattergl", "x": [10, 10], "xaxis": "x6", "y": [0, -0.09653], "yaxis": "y6"}, {"line": {"color": "#3f3f3f"}, "mode": "lines", "name": "Order=1", "showlegend": false, "type": "scattergl", "x": [11, 11], "xaxis": "x6", "y": [0, -0.05306], "yaxis": "y6"}, {"line": {"color": "#3f3f3f"}, "mode": "lines", "name": "Order=1", "showlegend": false, "type": "scattergl", "x": [12, 12], "xaxis": "x6", "y": [0, -0.07687], "yaxis": "y6"}, {"line": {"color": "#3f3f3f"}, "mode": "lines", "name": "Order=1", "showlegend": false, "type": "scattergl", "x": [13, 13], "xaxis": "x6", "y": [0, -0.08075], "yaxis": "y6"}, {"line": {"color": "#3f3f3f"}, "mode": "lines", "name": "Order=1", "showlegend": false, "type": "scattergl", "x": [14, 14], "xaxis": "x6", "y": [0, -0.05853], "yaxis": "y6"}, {"line": {"color": "#3f3f3f"}, "mode": "lines", "name": "Order=1", "showlegend": false, "type": "scattergl", "x": [15, 15], "xaxis": "x6", "y": [0, -0.02576], "yaxis": "y6"}, {"line": {"color": "#3f3f3f"}, "mode": "lines", "name": "Order=1", "showlegend": false, "type": "scattergl", "x": [16, 16], "xaxis": "x6", "y": [0, -0.03836], "yaxis": "y6"}, {"line": {"color": "#3f3f3f"}, "mode": "lines", "name": "Order=1", "showlegend": false, "type": "scattergl", "x": [17, 17], "xaxis": "x6", "y": [0, 0.006434], "yaxis": "y6"}, {"line": {"color": "#3f3f3f"}, "mode": "lines", "name": "Order=1", "showlegend": false, "type": "scattergl", "x": [18, 18], "xaxis": "x6", "y": [0, -0.005423], "yaxis": "y6"}, {"line": {"color": "#3f3f3f"}, "mode": "lines", "name": "Order=1", "showlegend": false, "type": "scattergl", "x": [19, 19], "xaxis": "x6", "y": [0, -0.07502], "yaxis": "y6"}, {"line": {"color": "#3f3f3f"}, "mode": "lines", "name": "Order=1", "showlegend": false, "type": "scattergl", "x": [20, 20], "xaxis": "x6", "y": [0, -0.03915], "yaxis": "y6"}, {"line": {"color": "#3f3f3f"}, "mode": "lines", "name": "Order=1", "showlegend": false, "type": "scattergl", "x": [21, 21], "xaxis": "x6", "y": [0, -0.003244], "yaxis": "y6"}, {"line": {"color": "#3f3f3f"}, "mode": "lines", "name": "Order=1", "showlegend": false, "type": "scattergl", "x": [22, 22], "xaxis": "x6", "y": [0, -0.07942], "yaxis": "y6"}, {"line": {"color": "#3f3f3f"}, "mode": "lines", "name": "Order=1", "showlegend": false, "type": "scattergl", "x": [23, 23], "xaxis": "x6", "y": [0, -0.03614], "yaxis": "y6"}, {"line": {"color": "#3f3f3f"}, "mode": "lines", "name": "Order=1", "showlegend": false, "type": "scattergl", "x": [24, 24], "xaxis": "x6", "y": [0, 0.011], "yaxis": "y6"}, {"line": {"color": "#3f3f3f"}, "mode": "lines", "name": "Order=1", "showlegend": false, "type": "scattergl", "x": [25, 25], "xaxis": "x6", "y": [0, -0.06468], "yaxis": "y6"}, {"line": {"color": "#3f3f3f"}, "mode": "lines", "name": "Order=1", "showlegend": false, "type": "scattergl", "x": [26, 26], "xaxis": "x6", "y": [0, -0.01783], "yaxis": "y6"}, {"line": {"color": "#3f3f3f"}, "mode": "lines", "name": "Order=1", "showlegend": false, "type": "scattergl", "x": [27, 27], "xaxis": "x6", "y": [0, -0.03377], "yaxis": "y6"}, {"line": {"color": "#3f3f3f"}, "mode": "lines", "name": "Order=1", "showlegend": false, "type": "scattergl", "x": [28, 28], "xaxis": "x6", "y": [0, -0.04097], "yaxis": "y6"}, {"line": {"color": "#3f3f3f"}, "mode": "lines", "name": "Order=1", "showlegend": false, "type": "scattergl", "x": [29, 29], "xaxis": "x6", "y": [0, -0.06551], "yaxis": "y6"}, {"line": {"color": "#3f3f3f"}, "mode": "lines", "name": "Order=1", "showlegend": false, "type": "scattergl", "x": [30, 30], "xaxis": "x6", "y": [0, -0.02594], "yaxis": "y6"}, {"line": {"color": "#3f3f3f"}, "mode": "lines", "name": "Order=1", "showlegend": false, "type": "scattergl", "x": [31, 31], "xaxis": "x6", "y": [0, -0.007411], "yaxis": "y6"}, {"marker": {"color": "#1f77b4", "size": 6}, "mode": "markers", "name": "Order=1", "showlegend": false, "type": "scattergl", "x": [0, 1, 2, 3, 4, 5, 6, 7, 8, 9, 10, 11, 12, 13, 14, 15, 16, 17, 18, 19, 20, 21, 22, 23, 24, 25, 26, 27, 28, 29, 30, 31], "xaxis": "x6", "y": [1, -0.5185, -0.335, -0.2789, -0.2094, -0.1668, -0.2044, -0.09705, -0.09905, -0.07442, -0.09653, -0.05306, -0.07687, -0.08075, -0.05853, -0.02576, -0.03836, 0.006434, -0.005423, -0.07502, -0.03915, -0.003244, -0.07942, -0.03614, 0.011, -0.06468, -0.01783, -0.03377, -0.04097, -0.06551, -0.02594, -0.007411], "yaxis": "y6"}, {"line": {"color": "rgba(255,255,255,0)"}, "mode": "lines", "name": "UC", "showlegend": false, "type": "scatter", "x": [0, 1, 2, 3, 4, 5, 6, 7, 8, 9, 10, 11, 12, 13, 14, 15, 16, 17, 18, 19, 20, 21, 22, 23, 24, 25, 26, 27, 28, 29, 30, 31], "xaxis": "x6", "y": [0, 0.05011, 0.05011, 0.05011, 0.05011, 0.05011, 0.05011, 0.05011, 0.05011, 0.05011, 0.05011, 0.05011, 0.05011, 0.05011, 0.05011, 0.05011, 0.05011, 0.05011, 0.05011, 0.05011, 0.05011, 0.05011, 0.05011, 0.05011, 0.05011, 0.05011, 0.05011, 0.05011, 0.05011, 0.05011, 0.05011, 0.05011], "yaxis": "y6"}, {"fill": "tonexty", "fillcolor": "rgba(32, 146, 230,0.3)", "line": {"color": "rgba(255,255,255,0)"}, "mode": "lines", "name": "LC", "showlegend": false, "type": "scatter", "x": [0, 1, 2, 3, 4, 5, 6, 7, 8, 9, 10, 11, 12, 13, 14, 15, 16, 17, 18, 19, 20, 21, 22, 23, 24, 25, 26, 27, 28, 29, 30, 31], "xaxis": "x6", "y": [0, -0.05011, -0.05011, -0.05011, -0.05011, -0.05011, -0.05011, -0.05011, -0.05011, -0.05011, -0.05011, -0.05011, -0.05011, -0.05011, -0.05011, -0.05011, -0.05011, -0.05011, -0.05011, -0.05011, -0.05011, -0.05011, -0.05011, -0.05011, -0.05011, -0.05011, -0.05011, -0.05011, -0.05011, -0.05011, -0.05011, -0.05011], "yaxis": "y6"}], "layout": {"annotations": [{"font": {"size": 16}, "showarrow": false, "text": "score (transformed)", "x": 0.1411, "xanchor": "center", "xref": "paper", "y": 1, "yanchor": "bottom", "yref": "paper"}, {"font": {"size": 16}, "showarrow": false, "text": "ACF", "x": 0.49, "xanchor": "center", "xref": "paper", "y": 1, "yanchor": "bottom", "yref": "paper"}, {"font": {"size": 16}, "showarrow": false, "text": "PACF", "x": 0.8389, "xanchor": "center", "xref": "paper", "y": 1, "yanchor": "bottom", "yref": "paper"}, {"font": {"size": 16}, "showarrow": false, "text": "Actual", "textangle": 90, "x": 0.98, "xanchor": "left", "xref": "paper", "y": 0.7875, "yanchor": "middle", "yref": "paper"}, {"font": {"size": 16}, "showarrow": false, "text": "Order=1", "textangle": 90, "x": 0.98, "xanchor": "left", "xref": "paper", "y": 0.2125, "yanchor": "middle", "yref": "paper"}], "showlegend": false, "title": {"text": "Difference Plot | score"}, "xaxis": {"anchor": "y", "domain": [0, 0.2822], "matches": "x4", "showticklabels": false}, "xaxis2": {"anchor": "y2", "domain": [0.3489, 0.6311], "matches": "x5", "range": [-1, 42], "showticklabels": false}, "xaxis3": {"anchor": "y3", "domain": [0.6978, 0.98], "matches": "x6", "range": [-1, 33], "showticklabels": false}, "xaxis4": {"anchor": "y4", "domain": [0, 0.2822]}, "xaxis5": {"anchor": "y5", "domain": [0.3489, 0.6311], "range": [-1, 42]}, "xaxis6": {"anchor": "y6", "domain": [0.6978, 0.98], "range": [-1, 33]}, "yaxis": {"anchor": "x", "domain": [0.575, 1]}, "yaxis2": {"anchor": "x2", "domain": [0.575, 1], "range": [-1.1, 1.1], "zerolinecolor": "#000000"}, "yaxis3": {"anchor": "x3", "domain": [0.575, 1], "range": [-1.1, 1.1], "zerolinecolor": "#000000"}, "yaxis4": {"anchor": "x4", "domain": [0, 0.425]}, "yaxis5": {"anchor": "x5", "domain": [0, 0.425], "range": [-1.1, 1.1], "zerolinecolor": "#000000"}, "yaxis6": {"anchor": "x6", "domain": [0, 0.425], "range": [-1.1, 1.1], "zerolinecolor": "#000000"}}}
